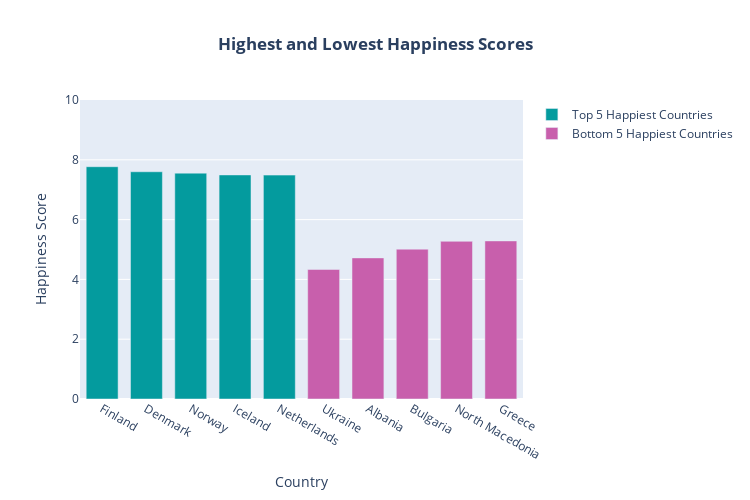

Source (notebook cell):
### Markdown cell above
## Top vs. Bottom performers

### Code cell
top_5 = data.nlargest(5, 'Happiness Score')
bottom_5 = data.nsmallest(5, 'Happiness Score')

# Create trace for top 5 countries
trace_top = go.Bar(
    x=top_5['Country'],
    y=top_5['Happiness Score'],
    name='Top 5 Happiest Countries',
    marker=dict(color='#049b9e')
)

# Create trace for bottom 5 countries
trace_bottom = go.Bar(
    x=bottom_5['Country'],
    y=bottom_5['Happiness Score'],
    name='Bottom 5 Happiest Countries',
    marker=dict(color='#c85fac')
)

# Define layout
layout = go.Layout(
    title='<b>Highest and Lowest Happiness Scores</b>',
    xaxis=dict(title='Country'),
    yaxis=dict(title='Happiness Score', range=[0, 10]),  # Set the same y-axis range for both plots
    barmode='group',  # Display bars side by side
    bargap=0.2,  # Gap between bars
    bargroupgap=0.1,  # Gap between groups of bars
    width=750,
    height=500,
)

#c85fac, #049b9e
# Create figure object
fig = go.Figure(data=[trace_top, trace_bottom], layout=layout)
fig.update_layout(title_x=0.5)
# Show the plot

fig.show()

### Figure 1 — Plotly figure (JSON) as saved in the notebook; plotly's stock layout.template omitted (floating-point values rounded to 4 significant figures)
{"data": [{"marker": {"color": "#049b9e"}, "name": "Top 5 Happiest Countries", "type": "bar", "x": ["Finland", "Denmark", "Norway", "Iceland", "Netherlands"], "y": [7.769, 7.6, 7.554, 7.494, 7.488]}, {"marker": {"color": "#c85fac"}, "name": "Bottom 5 Happiest Countries", "type": "bar", "x": ["Ukraine", "Albania", "Bulgaria", "North Macedonia", "Greece"], "y": [4.332, 4.719, 5.011, 5.274, 5.287]}], "layout": {"bargap": 0.2, "bargroupgap": 0.1, "barmode": "group", "height": 500, "title": {"text": "<b>Highest and Lowest Happiness Scores</b>", "x": 0.5}, "width": 750, "xaxis": {"title": {"text": "Country"}}, "yaxis": {"range": [0, 10], "title": {"text": "Happiness Score"}}}}
